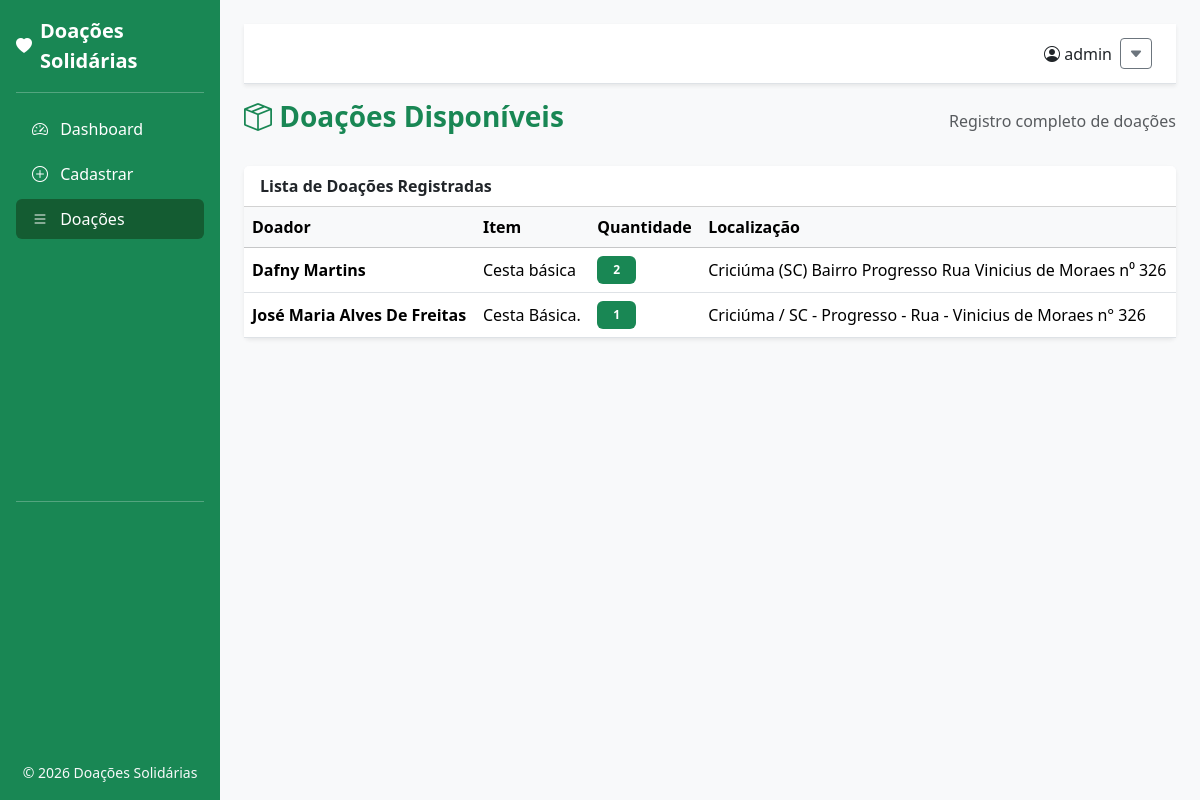
Screenshot of /lista (signed in) with the database file from the repository.
### tables this page shows
CREATE TABLE doacoes(
            id INTEGER PRIMARY KEY AUTOINCREMENT,
            nome TEXT NOT NULL,
            item TEXT NOT NULL,
            quantidade INTEGER NOT NULL,
            localizacao TEXT NOT NULL,
            data_criacao TIMESTAMP DEFAULT CURRENT_TIMESTAMP
        );

### app.py (the view)
@app.route("/lista")
@login_required
def lista():
    db = get_db()
    dados = db.execute("SELECT * FROM doacoes ORDER BY data_criacao DESC").fetchall()
    return render_template("lista.html", dados=dados)

### app.py (called while the page is built)
def get_db():
    if "db" not in g:
        g.db = sqlite3.connect(app.config["DATABASE"])
        g.db.row_factory = sqlite3.Row
    return g.db

def login_required(f):
    from functools import wraps
    @wraps(f)
    def decorated_function(*args, **kwargs):
        if "usuario" not in session:
            flash("Você precisa estar logado para acessar essa página.", "warning")
            return redirect(url_for("login"))
        return f(*args, **kwargs)
    return decorated_function

### templates/lista.html
{% extends 'base.html' %}
{% block content %}
<div class="d-flex justify-content-between align-items-center mb-4">
    <h3 class="fw-bold text-success">
        <i class="bi bi-box-seam"></i> Doações Disponíveis
    </h3>
    <span class="text-muted">Registro completo de doações</span>
</div>
<div class="card shadow-sm border-0">
    <div class="card-header bg-white fw-semibold">
        Lista de Doações Registradas
    </div>
    <div class="table-responsive">
        <table class="table table-hover align-middle mb-0">
            <thead class="table-light">
                <tr>
                    <th>Doador</th>
                    <th>Item</th>
                    <th>Quantidade</th>
                    <th>Localização</th>
                </tr>
            </thead>
            <tbody>
            {% for d in dados %}
                <tr>
                    <td class="fw-semibold">{{d[1]}}</td>
                    <td>{{d[2]}}</td>
                    <td>
                        <span class="badge bg-success px-3 py-2">
                            {{d[3]}}
                        </span>
                    </td>
                    <td>{{d[4]}}</td>
                </tr>
            {% endfor %}
            </tbody>
        </table>
    </div>
</div>
{% endblock %}

### static/style.css (style rules this page uses)
body { background:#f4f6f9; }

### templates/base.html (style rules this page uses)
body { min-height: 100vh; display: flex; flex-direction: column; }

### rows the page displays
doacoes: nome "Dafny Martins", item "Cesta básica", quantidade "2", localizacao "Criciúma (SC) Bairro Progresso Rua Vinicius de Moraes n⁰ 326"
doacoes: nome "José Maria Alves De Freitas", item "Cesta Básica.", quantidade "1", localizacao "Criciúma / SC - Progresso - Rua - Vinicius de Moraes n° 326"

### other values shown
{{ session['usuario'] }} "admin"
